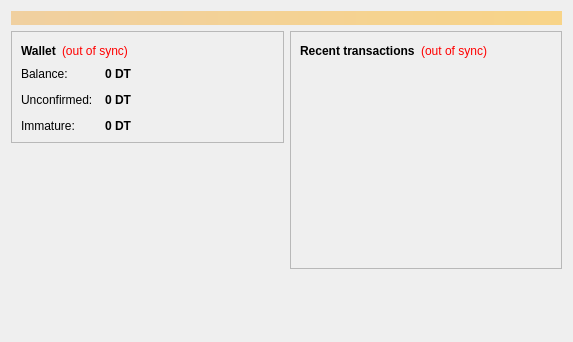
<?xml version="1.0" encoding="UTF-8"?>
<ui version="4.0">
 <class>OverviewPage</class>
 <widget class="QWidget" name="OverviewPage">
  <property name="geometry">
   <rect>
    <x>0</x>
    <y>0</y>
    <width>573</width>
    <height>342</height>
   </rect>
  </property>
  <property name="windowTitle">
   <string>Form</string>
  </property>
  <layout class="QVBoxLayout" name="topLayout">
   <item>
    <widget class="QLabel" name="labelAlerts">
     <property name="visible">
      <bool>false</bool>
     </property>
     <property name="styleSheet">
      <string notr="true">background-color: qlineargradient(x1: 0, y1: 0, x2: 1, y2: 0, stop:0 #F0D0A0, stop:1 #F8D488); color:#000000;</string>
     </property>
     <property name="wordWrap">
      <bool>true</bool>
     </property>
     <property name="margin">
      <number>3</number>
     </property>
    </widget>
   </item>
   <item>
    <layout class="QHBoxLayout" name="horizontalLayout" stretch="1,1">
     <item>
      <layout class="QVBoxLayout" name="verticalLayout_2">
       <item>
        <widget class="QFrame" name="frame">
         <property name="frameShape">
          <enum>QFrame::StyledPanel</enum>
         </property>
         <property name="frameShadow">
          <enum>QFrame::Raised</enum>
         </property>
         <layout class="QVBoxLayout" name="verticalLayout_4">
          <item>
           <layout class="QHBoxLayout" name="horizontalLayout_4">
            <item>
             <widget class="QLabel" name="label_5">
              <property name="font">
               <font>
                <weight>75</weight>
                <bold>true</bold>
               </font>
              </property>
              <property name="text">
               <string>Wallet</string>
              </property>
             </widget>
            </item>
            <item>
             <widget class="QLabel" name="labelWalletStatus">
              <property name="toolTip">
               <string>The displayed information may be out of date. Your wallet automatically synchronizes with the Dtcoin network after a connection is established, but this process has not completed yet.</string>
              </property>
              <property name="styleSheet">
               <string notr="true">QLabel { color: red; }</string>
              </property>
              <property name="text">
               <string notr="true">(out of sync)</string>
              </property>
              <property name="alignment">
               <set>Qt::AlignLeading|Qt::AlignLeft|Qt::AlignVCenter</set>
              </property>
             </widget>
            </item>
            <item>
             <spacer name="horizontalSpacer_2">
              <property name="orientation">
               <enum>Qt::Horizontal</enum>
              </property>
              <property name="sizeHint" stdset="0">
               <size>
                <width>40</width>
                <height>20</height>
               </size>
              </property>
             </spacer>
            </item>
           </layout>
          </item>
          <item>
           <layout class="QFormLayout" name="formLayout_2">
            <property name="fieldGrowthPolicy">
             <enum>QFormLayout::AllNonFixedFieldsGrow</enum>
            </property>
            <property name="horizontalSpacing">
             <number>12</number>
            </property>
            <property name="verticalSpacing">
             <number>12</number>
            </property>
            <item row="0" column="0">
             <widget class="QLabel" name="label">
              <property name="text">
               <string>Balance:</string>
              </property>
             </widget>
            </item>
            <item row="0" column="1">
             <widget class="QLabel" name="labelBalance">
              <property name="font">
               <font>
                <weight>75</weight>
                <bold>true</bold>
               </font>
              </property>
              <property name="cursor">
               <cursorShape>IBeamCursor</cursorShape>
              </property>
              <property name="toolTip">
               <string>Your current balance</string>
              </property>
              <property name="text">
               <string notr="true">0 DT</string>
              </property>
              <property name="textInteractionFlags">
               <set>Qt::LinksAccessibleByMouse|Qt::TextSelectableByKeyboard|Qt::TextSelectableByMouse</set>
              </property>
             </widget>
            </item>
            <item row="1" column="0">
             <widget class="QLabel" name="label_3">
              <property name="text">
               <string>Unconfirmed:</string>
              </property>
             </widget>
            </item>
            <item row="1" column="1">
             <widget class="QLabel" name="labelUnconfirmed">
              <property name="font">
               <font>
                <weight>75</weight>
                <bold>true</bold>
               </font>
              </property>
              <property name="cursor">
               <cursorShape>IBeamCursor</cursorShape>
              </property>
              <property name="toolTip">
               <string>Total of transactions that have yet to be confirmed, and do not yet count toward the current balance</string>
              </property>
              <property name="text">
               <string notr="true">0 DT</string>
              </property>
              <property name="textInteractionFlags">
               <set>Qt::LinksAccessibleByMouse|Qt::TextSelectableByKeyboard|Qt::TextSelectableByMouse</set>
              </property>
             </widget>
            </item>
            <item row="2" column="0">
             <widget class="QLabel" name="labelImmatureText">
              <property name="text">
               <string>Immature:</string>
              </property>
             </widget>
            </item>
            <item row="2" column="1">
             <widget class="QLabel" name="labelImmature">
              <property name="font">
               <font>
                <weight>75</weight>
                <bold>true</bold>
               </font>
              </property>
              <property name="toolTip">
               <string>Mined balance that has not yet matured</string>
              </property>
              <property name="text">
               <string notr="true">0 DT</string>
              </property>
              <property name="textInteractionFlags">
               <set>Qt::LinksAccessibleByMouse|Qt::TextSelectableByKeyboard|Qt::TextSelectableByMouse</set>
              </property>
             </widget>
            </item>
           </layout>
          </item>
         </layout>
        </widget>
       </item>
       <item>
        <spacer name="verticalSpacer">
         <property name="orientation">
          <enum>Qt::Vertical</enum>
         </property>
         <property name="sizeHint" stdset="0">
          <size>
           <width>20</width>
           <height>40</height>
          </size>
         </property>
        </spacer>
       </item>
      </layout>
     </item>
     <item>
      <layout class="QVBoxLayout" name="verticalLayout_3">
       <item>
        <widget class="QFrame" name="frame_2">
         <property name="frameShape">
          <enum>QFrame::StyledPanel</enum>
         </property>
         <property name="frameShadow">
          <enum>QFrame::Raised</enum>
         </property>
         <layout class="QVBoxLayout" name="verticalLayout">
          <item>
           <layout class="QHBoxLayout" name="horizontalLayout_2">
            <item>
             <widget class="QLabel" name="label_4">
              <property name="text">
               <string>&lt;b&gt;Recent transactions&lt;/b&gt;</string>
              </property>
             </widget>
            </item>
            <item>
             <widget class="QLabel" name="labelTransactionsStatus">
              <property name="toolTip">
               <string>The displayed information may be out of date. Your wallet automatically synchronizes with the Dtcoin network after a connection is established, but this process has not completed yet.</string>
              </property>
              <property name="styleSheet">
               <string notr="true">QLabel { color: red; }</string>
              </property>
              <property name="text">
               <string notr="true">(out of sync)</string>
              </property>
              <property name="alignment">
               <set>Qt::AlignRight|Qt::AlignTrailing|Qt::AlignVCenter</set>
              </property>
             </widget>
            </item>
            <item>
             <spacer name="horizontalSpacer">
              <property name="orientation">
               <enum>Qt::Horizontal</enum>
              </property>
              <property name="sizeHint" stdset="0">
               <size>
                <width>40</width>
                <height>20</height>
               </size>
              </property>
             </spacer>
            </item>
           </layout>
          </item>
          <item>
           <widget class="QListView" name="listTransactions">
            <property name="styleSheet">
             <string notr="true">QListView { background: transparent; }</string>
            </property>
            <property name="frameShape">
             <enum>QFrame::NoFrame</enum>
            </property>
            <property name="verticalScrollBarPolicy">
             <enum>Qt::ScrollBarAlwaysOff</enum>
            </property>
            <property name="horizontalScrollBarPolicy">
             <enum>Qt::ScrollBarAlwaysOff</enum>
            </property>
            <property name="selectionMode">
             <enum>QAbstractItemView::NoSelection</enum>
            </property>
           </widget>
          </item>
         </layout>
        </widget>
       </item>
       <item>
        <spacer name="verticalSpacer_2">
         <property name="orientation">
          <enum>Qt::Vertical</enum>
         </property>
         <property name="sizeHint" stdset="0">
          <size>
           <width>20</width>
           <height>40</height>
          </size>
         </property>
        </spacer>
       </item>
      </layout>
     </item>
    </layout>
   </item>
  </layout>
 </widget>
 <resources/>
 <connections/>
</ui>
